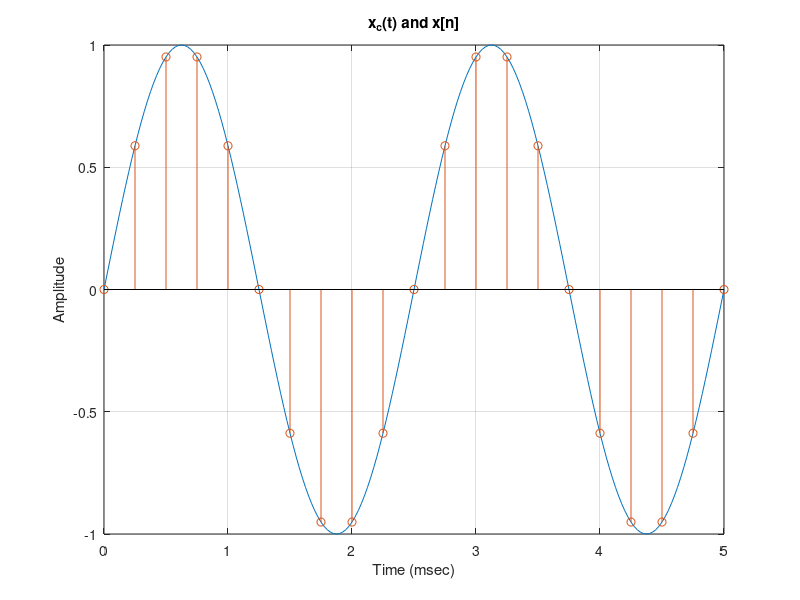

Source code (MATLAB): (Note: this script raises an error after producing the figure.)
% a.
f = 400;
A = 1;
phi = 0;
fs = 4000;
N = 21;

n = 0:N-1;
ts = n/fs;
theta = 2*pi*(f/fs);
x = A*sin(theta.*n+phi);

T = 1/f;
t = 0:1/(10*fs):2*T;
xc = A*sin(2*pi*f*t+phi);

t = t*1000;
ts = ts*1000;

figure;
plot(t, xc);
hold on;
stem(ts, x);

xlabel('Time (msec)');
ylabel('Amplitude');

title('x_c(t) and x[n]');
grid on;

% c.
id = [[1 9 4 3 1 0 3]; [2 0 8 3 5 1 5]; [2 3 7 6 3 1 8]];
Ts = 0.1;
start_ind = -2;

figure;
for k = 1:size(id, 1)
    x = id(k, :);
    [xa, t, n] = sincinterpolation(x, start_ind, Ts);

    subplot(3,1,k);

    plot(t, xa);
    hold on;
    stem(n*Ts, x);

    grid on;
    xlabel('Time');
    ylabel('Amplitude');
    title(['', sprintf('%d', x)]);
end
